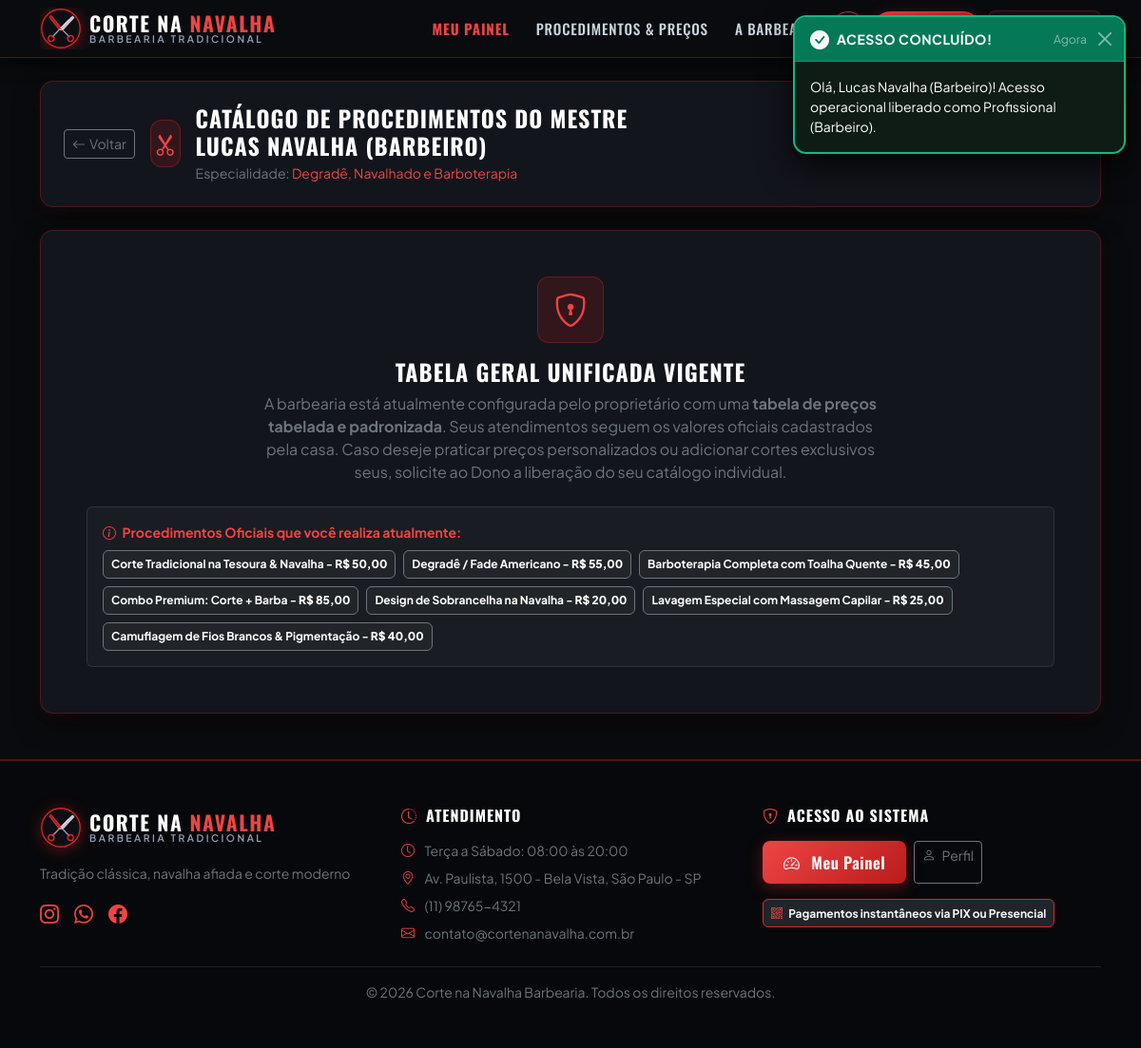
Screenshot of /barbeiro/meus_servicos.php (signed in) with the database file from the repository.
### tables this page shows
CREATE TABLE IF NOT EXISTS `configuracao_empresa` (
    `id` INT AUTO_INCREMENT PRIMARY KEY,
    `nome_barbearia` VARCHAR(150) NOT NULL DEFAULT 'Corte na Navalha Barbearia',
    `slogan` VARCHAR(255) DEFAULT 'Tradição, estilo e precisão em cada detalhe',
    `cnpj` VARCHAR(20) DEFAULT '12.345.678/0001-90',
    `telefone` VARCHAR(20) DEFAULT '(11) 98765-4321',
    `email` VARCHAR(100) DEFAULT 'contato@cortenanavalha.com.br',
    `endereco` VARCHAR(255) DEFAULT 'Rua dos Barbeiros, 777 - Centro, São Paulo - SP',
    `horario_abertura` TIME DEFAULT '08:00:00',
    `horario_fechamento` TIME DEFAULT '20:00:00',
    `chave_pix_principal` VARCHAR(100) DEFAULT 'pix@cortenanavalha.com.br',
    `tipo_chave_pix` VARCHAR(30) DEFAULT 'E-mail',
    `cor_tema` VARCHAR(30) DEFAULT 'crimson',
    `tipo_catalogo` ENUM('global', 'individual') DEFAULT 'global',
    `metodo_pagamento_ativo` ENUM('pix_fixo', 'mercadopago') DEFAULT 'pix_fixo',
    `mp_public_key` VARCHAR(255) DEFAULT NULL,
    `mp_access_token` TEXT DEFAULT NULL,
    `mp_webhook_secret` VARCHAR(255) DEFAULT NULL,
    `mp_sandbox` TINYINT(1) DEFAULT 1,
    `comissao_automatica` TINYINT(1) DEFAULT 0,
    `taxa_cancelamento_percentual` DECIMAL(5,2) DEFAULT 20.00,
    `horas_minimas_cancelamento` INT DEFAULT 2,
    `politica_cancelamento_texto` TEXT NULL,
    `atualizado_em` TIMESTAMP DEFAULT CURRENT_TIMESTAMP ON UPDATE CURRENT_TIMESTAMP
);

CREATE TABLE IF NOT EXISTS `usuarios` (
    `id` INT AUTO_INCREMENT PRIMARY KEY,
    `nome` VARCHAR(150) NOT NULL,
    `email` VARCHAR(120) NOT NULL UNIQUE,
    `cpf` VARCHAR(20) NOT NULL UNIQUE,
    `telefone` VARCHAR(20) NOT NULL,
    `senha` VARCHAR(255) NOT NULL,
    `perfil` ENUM('cliente', 'barbeiro', 'recepcao', 'dono') NOT NULL DEFAULT 'cliente',
    `foto` VARCHAR(255) DEFAULT 'assets/img/default-avatar.png',
    `especialidade` VARCHAR(150) DEFAULT NULL,
    `chave_pix` VARCHAR(100) DEFAULT NULL,
    `tipo_chave_pix` VARCHAR(30) DEFAULT NULL,
    `comissao_percentual` DECIMAL(5,2) DEFAULT 50.00,
    `permite_catalogo_proprio` TINYINT(1) DEFAULT 0,
    `permissoes` TEXT DEFAULT NULL,
    `ativo` TINYINT(1) DEFAULT 1,
    `criado_em` TIMESTAMP DEFAULT CURRENT_TIMESTAMP
);

CREATE TABLE IF NOT EXISTS `servicos` (
    `id` INT AUTO_INCREMENT PRIMARY KEY,
    `nome` VARCHAR(100) NOT NULL,
    `descricao` TEXT,
    `preco` DECIMAL(10,2) NOT NULL,
    `tempo_minutos` INT NOT NULL DEFAULT 30,
    `icone` VARCHAR(50) DEFAULT 'bi-scissors',
    `imagem` VARCHAR(255) DEFAULT 'assets/img/servico-corte.jpg',
    `categoria` ENUM('cabelo', 'barba', 'combo', 'especial') NOT NULL DEFAULT 'cabelo',
    `destaque` TINYINT(1) DEFAULT 0,
    `ativo` TINYINT(1) DEFAULT 1,
    `criado_em` TIMESTAMP DEFAULT CURRENT_TIMESTAMP
);

### includes/auth.php (called while the page is built, shortened)
<?php
require_once __DIR__ . '/../config/db.php';
function usuarioLogado() {
    return isset($_SESSION['usuario_id']) && !empty($_SESSION['usuario_id']);
}
function getUsuarioLogado() {
    return [
        'id'               => $_SESSION['usuario_id'],
        'nome'             => $_SESSION['usuario_nome'] ?? 'Usuário',
        'email'            => $_SESSION['usuario_email'] ?? '',
        'perfil'           => $_SESSION['usuario_perfil'] ?? 'cliente',
        'cpf'              => $_SESSION['usuario_cpf'] ?? '',
        'telefone'         => $_SESSION['usuario_telefone'] ?? '',
        'permissoes'       => $_SESSION['usuario_permissoes'] ?? [],
        'permite_catalogo' => $_SESSION['permite_catalogo'] ?? 0
    ];
}
function getHomeUrl($perfil = null) {
    if (!$perfil) {
        $usuario = getUsuarioLogado();
        $perfil = $usuario['perfil'] ?? null;
    }
    switch ($perfil) {
        case 'barbeiro':
            return BASE_URL . '/barbeiro/dashboard.php';
    }
}

### config/db.php (called while the page is built, shortened)
<?php
function getDBConnection() {
    static $pdo = null;
    if ($pdo === null) {
        $dsn = "mysql:host=" . DB_HOST . ";port=" . DB_PORT . ";dbname=" . DB_NAME . ";charset=" . DB_CHARSET;
        $options = [
            PDO::ATTR_ERRMODE            => PDO::ERRMODE_EXCEPTION,
            PDO::ATTR_DEFAULT_FETCH_MODE => PDO::FETCH_ASSOC,
            PDO::ATTR_EMULATE_PREPARES   => false,
            PDO::MYSQL_ATTR_INIT_COMMAND => "SET NAMES utf8mb4 COLLATE utf8mb4_unicode_ci"
        ];
        try {
            try {
                $pdo = new PDO($dsn, DB_USER, DB_PASS, $options);
            } catch (PDOException $eSocket) {
                if (strtolower(DB_HOST) === 'localhost' && strpos($eSocket->getMessage(), '2002') !== false) {
                    $dsnTcp = "mysql:host=127.0.0.1;port=" . DB_PORT . ";dbname=" . DB_NAME . ";charset=" . DB_CHARSET;
                    $pdo = new PDO($dsnTcp, DB_USER, DB_PASS, $options);
                } else {
                    throw $eSocket;
                }
            }
        } catch (PDOException $e) {
            redirecionarParaInstaladorSeDisponivel();
            $msgOriginal = $e->getMessage();
            if (strpos($msgOriginal, '1045') !== false) {
                $motivoAmigavel = "O usuário ou a senha do banco de dados estão incorretos.";
            } elseif (strpos($msgOriginal, '1049') !== false) {
                $motivoAmigavel = "O banco de dados '<strong>" . htmlspecialchars(DB_NAME) . "</strong>' não foi encontrado no servidor.";
            } elseif (strpos($msgOriginal, '2002') !== false) {
                $motivoAmigavel = "O servidor MySQL parece estar desligado ou o endereço do Host ('<strong>" . htmlspecialchars(DB_HOST) . "</strong>') está indisponível.";
            } else {
                $motivoAmigavel = "Não foi possível estabelecer comunicação com o servidor de banco de dados.";
            }
            die("<div style='font-family:sans-serif; background:#111319; color:#f87171; padding:28px; border-radius:10px; margin:50px auto; max-width:620px; border:1px solid #dc2626; box-shadow:0 10px 30px rgba(0,0,0,0.5);'>
                <h3 style='margin-top:0; color:#ffffff;'>⚠️ Banco de Dados Indisponível</h3>
                <p style='line-height:1.5; color:#f1f5f9;'>{$motivoAmigavel}</p>
                <p style='color:#94a3b8; font-size:0.9rem; margin-bottom:0;'>Dica: se estiver no computador local (XAMPP), verifique se o módulo <strong>MySQL</strong> está iniciado. Em hospedagem online, confira os dados em <code>config/db_credentials.php</code>.</p>
            </div>");
        }
    }
    return $pdo;
}
function getEmpresaConfig() {
    try {
        $pdo = getDBConnection();
        $stmt = $pdo->query("SELECT * FROM configuracao_empresa LIMIT 1");
        $config = $stmt->fetch();
        $config['cor_tema'] = $config['cor_tema'] ?? 'crimson';
        $config['tipo_catalogo'] = $config['tipo_catalogo'] ?? 'global';
        $config['metodo_pagamento_ativo'] = $config['metodo_pagamento_ativo'] ?? 'pix_fixo';
        $config['mp_public_key'] = $config['mp_public_key'] ?? '';
        $config['mp_access_token'] = $config['mp_access_token'] ?? '';
        $config['mp_webhook_secret'] = $config['mp_webhook_secret'] ?? '';
        $config['mp_sandbox'] = (int)($config['mp_sandbox'] ?? 1);
        $config['comissao_automatica'] = (int)($config['comissao_automatica'] ?? 0);
        $config['taxa_cancelamento_percentual'] = (float)($config['taxa_cancelamento_percentual'] ?? 20.00);
        $config['horas_minimas_cancelamento'] = (int)($config['horas_minimas_cancelamento'] ?? 2);
        $config['politica_cancelamento_texto'] = $config['politica_cancelamento_texto'] ?? 'Cancelamentos com mais de 2 horas de antecedência contam com reembolso integral (100%). Cancelamentos realizados fora deste prazo estão sujeitos à taxa de retenção de até 20% conforme o Código de Defesa do Consumidor para cobrir custos de reserva de horário.';
        return $config;
    } catch (Exception $e) {
        return [];
    }
}

### barbeiro/meus_servicos.php (the view, shortened to what this page needs)
<?php
require_once __DIR__ . '/../config/db.php';
require_once __DIR__ . '/../includes/auth.php';
$usuario = getUsuarioLogado();
$pdo = getDBConnection();
$empresa = getEmpresaConfig();
$stmtMe = $pdo->prepare("SELECT permite_catalogo_proprio, especialidade FROM usuarios WHERE id = :id LIMIT 1");
$stmtMe->execute([':id' => $usuario['id']]);
$barbeiroData = $stmtMe->fetch();
$catalogoLiberado = ($empresa['tipo_catalogo'] === 'individual') || !empty($barbeiroData['permite_catalogo_proprio']);
$servicosGerais = $pdo->query("SELECT * FROM servicos WHERE ativo = 1 ORDER BY categoria ASC, preco ASC")->fetchAll();
require_once __DIR__ . '/../includes/header.php';
?>
<div class="container py-4">
    <div class="barber-card p-4 mb-4">
        <div class="row align-items-center g-3">
            <div class="col-md-7">
                <div class="d-flex align-items-center gap-3">
                    <a href="<?= BASE_URL ?>/barbeiro/dashboard.php" class="btn btn-outline-secondary btn-sm d-flex align-items-center gap-1" title="Voltar ao Painel do Barbeiro">
                        <i class="bi bi-arrow-left"></i> Voltar
                    </a>
                    <div class="stat-icon" style="width: 50px; height: 50px; font-size: 1.5rem;">
                        <i class="bi bi-scissors"></i>
                    </div>
                    <div>
                        <h4 class="text-white fw-bold mb-1">Catálogo de Procedimentos do Mestre <?= htmlspecialchars($usuario['nome']) ?></h4>
                        <p class="text-secondary small mb-0">
                            Especialidade: <span class="text-gold"><?= htmlspecialchars($barbeiroData['especialidade'] ?? 'Barbeiro Profissional') ?></span>
                        </p>
                    </div>
                </div>
            </div>
        </div>
    </div>
    <?php if (!$catalogoLiberado): ?>
        <div class="barber-card p-4 p-md-5 text-center mb-4">
            <div class="stat-icon mx-auto mb-3" style="width: 70px; height: 70px; font-size: 2.2rem;">
                <i class="bi bi-shield-lock text-gold"></i>
            </div>
            <h4 class="text-white fw-bold">Tabela Geral Unificada Vigente</h4>
            <p class="text-secondary mx-auto mb-4" style="max-width: 650px;">
                A barbearia está atualmente configurada pelo proprietário com uma <strong>tabela de preços tabelada e padronizada</strong>.
                Seus atendimentos seguem os valores oficiais cadastrados pela casa. Caso deseje praticar preços personalizados ou adicionar cortes exclusivos seus, solicite ao Dono a liberação do seu catálogo individual.
            </p>
            <div class="p-3 bg-dark bg-opacity-50 rounded border border-secondary border-opacity-25 d-inline-block text-start">
                <small class="text-gold fw-bold d-block mb-1"><i class="bi bi-info-circle me-1"></i> Procedimentos Oficiais que você realiza atualmente:</small>
                <div class="d-flex flex-wrap gap-2 mt-2">
                    <?php foreach ($servicosGerais as $sg): ?>
                        <span class="badge bg-dark border border-secondary p-2">
                            <?= htmlspecialchars($sg['nome']) ?> - <strong class="text-white">R$ <?= number_format($sg['preco'], 2, ',', '.') ?></strong>
                        </span>
                    <?php endforeach; ?>
                </div>
            </div>
        </div>
    <?php endif; ?>
</div>
<?php require_once __DIR__ . '/../includes/footer.php'; ?>

### includes/footer.php (shortened to what this page needs)
</main>
<footer class="mt-auto py-5" style="background: #07080b; border-top: 2px solid rgba(var(--theme-rgb, 220, 38, 38), 0.35);">
    <div class="container">
        <div class="row g-4 mb-4">
            <div class="col-lg-4 col-md-6">
                <div class="mb-3">
                    <?php
                        require __DIR__ . '/logo.php';
                    ?>
                </div>
                <p class="text-secondary small">
                    <?= htmlspecialchars($empresa['slogan'] ?? 'Tradição clássica, navalha afiada e corte moderno.') ?>
                </p>
                <div class="d-flex gap-3 mt-3">
                    <a href="#" class="text-danger fs-5" aria-label="Instagram"><i class="bi bi-instagram"></i></a>
                    <a href="#" class="text-danger fs-5" aria-label="WhatsApp"><i class="bi bi-whatsapp"></i></a>
                    <a href="#" class="text-danger fs-5" aria-label="Facebook"><i class="bi bi-facebook"></i></a>
                </div>
            </div>
            <div class="col-lg-4 col-md-6">
                <h6 class="text-white text-uppercase fw-bold mb-3" style="letter-spacing: 1px;">
                    <i class="bi bi-clock-history text-danger me-1"></i> Atendimento
                </h6>
                <ul class="list-unstyled text-secondary small mb-0">
                    <li class="mb-2"><i class="bi bi-clock me-2 text-danger"></i> Terça a Sábado: 08:00 às 20:00</li>
                    <li class="mb-2"><i class="bi bi-geo-alt me-2 text-danger"></i> <?= htmlspecialchars($empresa['endereco'] ?? 'São Paulo - SP') ?></li>
                    <li class="mb-2"><i class="bi bi-telephone me-2 text-danger"></i> <?= htmlspecialchars($empresa['telefone'] ?? '(11) 98765-4321') ?></li>
                    <li><i class="bi bi-envelope me-2 text-danger"></i> <?= htmlspecialchars($empresa['email'] ?? 'contato@cortenanavalha.com.br') ?></li>
                </ul>
            </div>
            <div class="col-lg-4 col-md-12">
                <h6 class="text-white text-uppercase fw-bold mb-3" style="letter-spacing: 1px;">
                    <i class="bi bi-shield-lock text-danger me-1"></i> Acesso ao Sistema
                </h6>
                <div class="d-flex flex-wrap gap-2">
                    <?php if (usuarioLogado()): ?>
                        <a href="<?= getHomeUrl() ?>" class="btn btn-sm btn-gold">
                            <i class="bi bi-speedometer2 me-1"></i> Meu Painel
                        </a>
                        <a href="<?= BASE_URL ?>/perfil.php" class="btn btn-sm btn-outline-secondary">
                            <i class="bi bi-person me-1"></i> Perfil
                        </a>
                    <?php endif; ?>
                </div>
                <div class="mt-3">
                    <span class="badge bg-dark border border-danger border-opacity-50 text-light p-2">
                        <i class="bi bi-qr-code text-danger me-1"></i> Pagamentos instantâneos via PIX ou Presencial
                    </span>
                </div>
            </div>
        </div>
        <div class="border-top border-secondary border-opacity-25 pt-3 text-center text-secondary small">
            <p class="mb-0">&copy; <?= date('Y') ?> <?= htmlspecialchars($empresa['nome_barbearia'] ?? 'Corte na Navalha Barbearia') ?>. Todos os direitos reservados.</p>
        </div>
    </div>
</footer>
</body>
</html>

### rows the page displays
usuarios: especialidade "Degradê, Navalhado e Barboterapia"
servicos: nome "Corte Tradicional na Tesoura & Navalha", preco "50,00"
servicos: nome "Degradê / Fade Americano", preco "55,00"
servicos: nome "Barboterapia Completa com Toalha Quente", preco "45,00"
servicos: nome "Combo Premium: Corte + Barba", preco "85,00"
servicos: nome "Design de Sobrancelha na Navalha", preco "20,00"
servicos: nome "Lavagem Especial com Massagem Capilar", preco "25,00"
servicos: nome "Camuflagem de Fios Brancos & Pigmentação", preco "40,00"
configuracao_empresa: slogan "Tradição clássica, navalha afiada e corte moderno", endereco "Av. Paulista, 1500 - Bela Vista, São Paulo - SP", telefone "(11) 98765-4321", email "contato@cortenanavalha.com.br", nome_barbearia "Corte na Navalha Barbearia"

### other values shown
$toast['titulo'] "ACESSO CONCLUÍDO!"
$toast['mensagem'] "Olá, Lucas Navalha (Barbeiro)! Acesso operacional liberado como Profissional (Barbeiro)."
$primeiraParteLogo "CORTE NA CORTE NA"
$ultimaPalavraLogo "NAVALHA NAVALHA"
$usuario['nome'] "LUCAS NAVALHA (BARBEIRO)"
